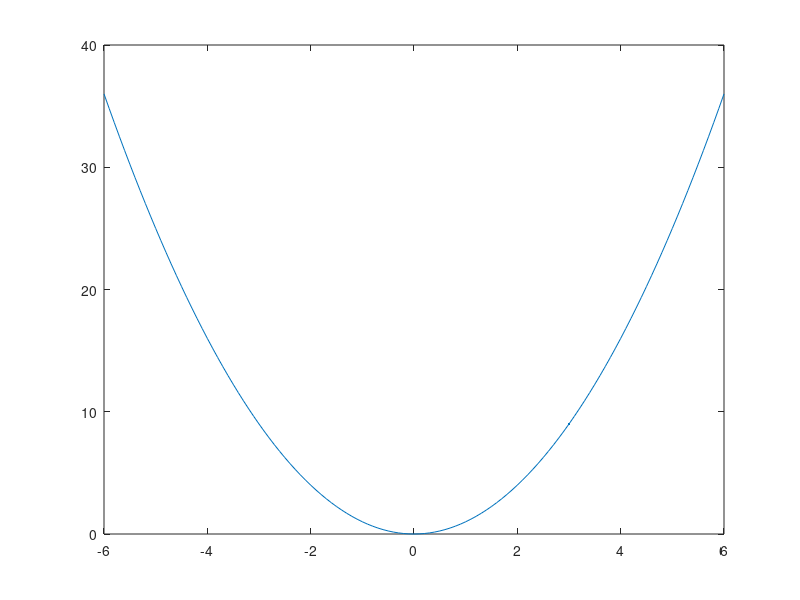

Recreate this plot in MATLAB.
%                 Ejercicio 29 del libro calculo vectorial 2 steward
x = [-6:0.1:6];
y = x.^2;
plot(x, y)
hold on
scatter(3, 9, '.')
v1 = 1;
v2 = 6;
modulo_v = sqrt(v1^.2+v2.^2);
v1_unitario = v1/modulo_v;
v2_unitario = v2/modulo_v;

%quiver(3, 9, v1_unitario, v2_unitario, 'MaxHeadSize', 0.1)


